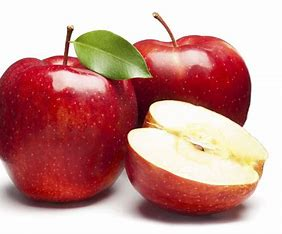
#> input picture Tutorial/Apple.jpeg, 282 x 234 px
$ jupyter execute Image_Transformation.ipynb
#> lines starting #> are read from the running program, lines starting #| are printed output that depends on the picture
[cell 1]
import cv2 as cv
import numpy as np

[cell 2]
img = cv.imread('Apple.jpeg')
#> img is the input picture: shape (234, 282, 3); mean B, G, R 143.6, 148.2, 199.1
cv.imshow('Apple', img)
cv.waitKey(5000)
cv.destroyAllWindows()

Translation (Shifting)

[cell 3]
def translate(img, x, y):
#> called with x = 50, y = 50
    transMat = np.float32([[1, 0, x],[0,1,y]])
    dimensions = (img.shape[1], img.shape[0])
#> dimensions = (282, 234)
    return cv.warpAffine(img, transMat, dimensions)
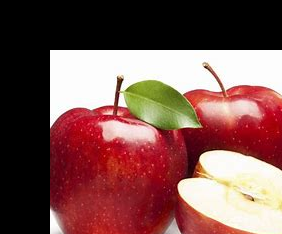
#> returned value: shape (234, 282, 3); mean of channels 0, 1, 2 81.7, 85, 125; drawn as B, G, R

# -x = left
# x = right
# y = up
# -y= down

shift = translate(img, 50, 50)
cv.imshow('resize',shift)
cv.waitKey(10000)
cv.destroyAllWindows()

Rotation

[cell 4]
def rotate(img, angle, rotPoint = None):
#> called with angle = 45
    (height, width) = img.shape[:2]
#> height = 234; width = 282

    if rotPoint is None:
        rotPoint = (width//2, height//2)
#> rotPoint = (141, 117)

    rotMat = cv.getRotationMatrix2D(rotPoint, angle, 1.0)
    dimensions = (width, height)
#> dimensions = (282, 234)

    return cv.warpAffine(img, rotMat, dimensions)
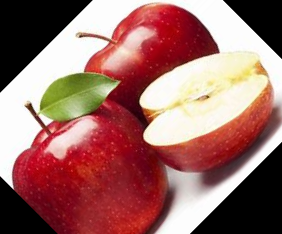
#> returned value: shape (234, 282, 3); mean of channels 0, 1, 2 103.8, 108.5, 157.1; drawn as B, G, R

rot = rotate(img, 45)
cv.imshow('resize',rot)
cv.waitKey(10000)
cv.destroyAllWindows()

# Negative values will rotate the image clockwise

Flip

[cell 5]
flip = cv.flip(img, 0)
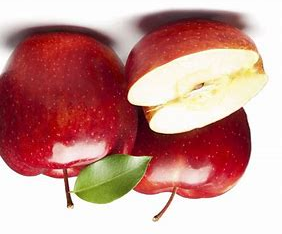
#> flip: shape (234, 282, 3); mean B, G, R 143.6, 148.2, 199.1
cv.imshow('flfip', flip)
cv.waitKey(0)
cv.destroyAllWindows()
